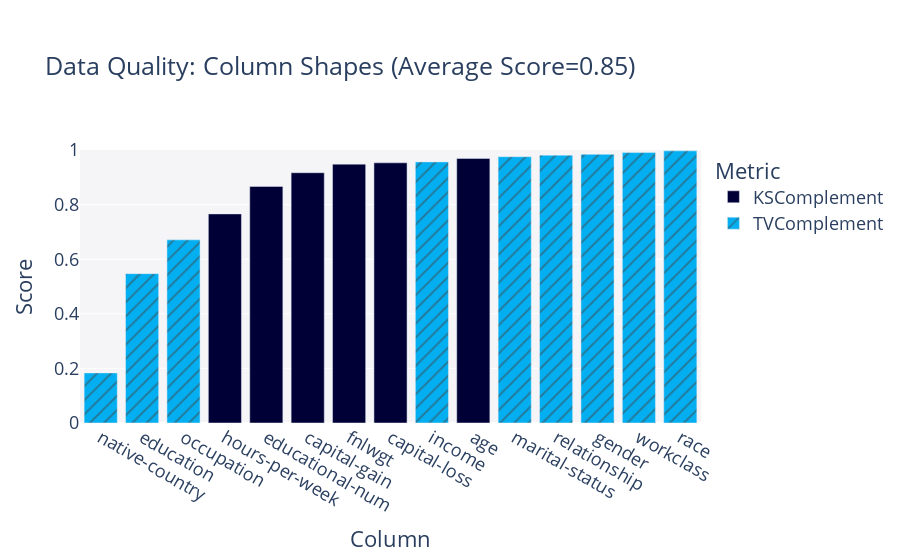

Notebook code cell kept with this figure:
### Code cell
fig = qlt_report.get_visualization(property_name='Column Shapes')
fig.show()

### Figure 1 — Plotly figure (JSON) as saved in the notebook; plotly's stock layout.template omitted (floating-point values rounded to 4 significant figures)
{"data": [{"alignmentgroup": "True", "customdata": [["KSComplement"], ["KSComplement"], ["KSComplement"], ["KSComplement"], ["KSComplement"], ["KSComplement"]], "hovertemplate": "<b>%{hovertext}</b><br><br>Metric=%{customdata[0]}<br>Score=%{y}<extra></extra>", "hovertext": ["age", "fnlwgt", "educational-num", "capital-gain", "capital-loss", "hours-per-week"], "legendgroup": "KSComplement", "marker": {"color": "#000036", "pattern": {"shape": ""}}, "name": "KSComplement", "offsetgroup": "KSComplement", "orientation": "v", "showlegend": true, "textposition": "auto", "type": "bar", "x": ["age", "fnlwgt", "educational-num", "capital-gain", "capital-loss", "hours-per-week"], "xaxis": "x", "y": [0.9692, 0.9482, 0.8667, 0.9167, 0.9531, 0.7659], "yaxis": "y"}, {"alignmentgroup": "True", "customdata": [["TVComplement"], ["TVComplement"], ["TVComplement"], ["TVComplement"], ["TVComplement"], ["TVComplement"], ["TVComplement"], ["TVComplement"], ["TVComplement"]], "hovertemplate": "<b>%{hovertext}</b><br><br>Metric=%{customdata[0]}<br>Score=%{y}<extra></extra>", "hovertext": ["workclass", "education", "marital-status", "occupation", "relationship", "race", "gender", "native-country", "income"], "legendgroup": "TVComplement", "marker": {"color": "#03AFF1", "pattern": {"shape": "/"}}, "name": "TVComplement", "offsetgroup": "TVComplement", "orientation": "v", "showlegend": true, "textposition": "auto", "type": "bar", "x": ["workclass", "education", "marital-status", "occupation", "relationship", "race", "gender", "native-country", "income"], "xaxis": "x", "y": [0.9906, 0.5471, 0.9754, 0.671, 0.981, 0.9969, 0.9841, 0.1834, 0.9565], "yaxis": "y"}], "layout": {"barmode": "relative", "font": {"size": 18}, "legend": {"title": {"text": "Metric"}, "tracegroupgap": 0}, "margin": {"t": 150}, "plot_bgcolor": "#F5F5F8", "title": {"text": "Data Quality: Column Shapes (Average Score=0.85)"}, "xaxis": {"anchor": "y", "categoryorder": "total ascending", "domain": [0, 1], "title": {"text": "Column"}}, "yaxis": {"anchor": "x", "domain": [0, 1], "range": [0, 1], "title": {"text": "Score"}}}}
